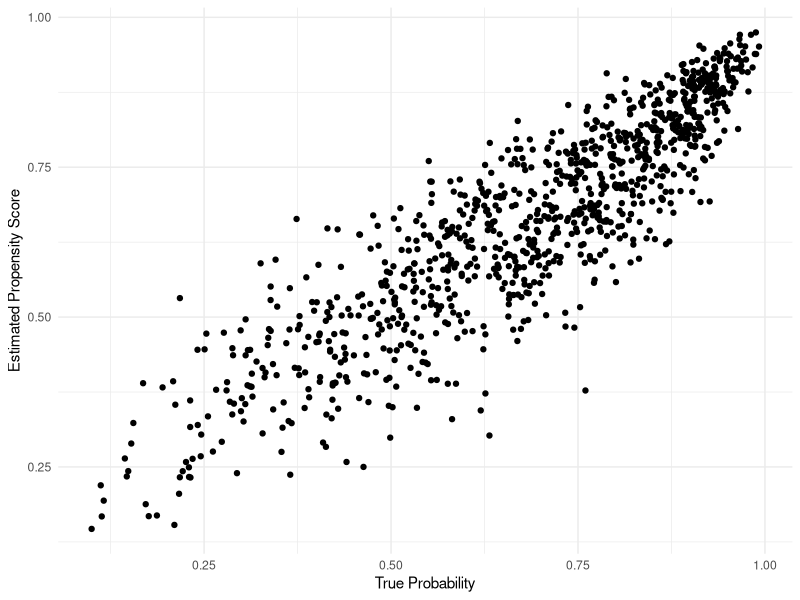

Recreate this plot in R. (Note: this script raises an error after producing the figure.)
## ---- chunk 1
library(tidyverse)
## ---- chunk 2
## =================================
## ========= generate data =========
expit <- function(x) {
  ifelse(x > 0, 1 / (1 + exp(-x)), exp(x) / (1 + exp(x)))
}

set.seed(123123)
nn <- 1000
U <- rnorm(nn)
true_xi <- c(1, -1)
zeta <- cbind(1, U) %*% as.matrix(true_xi) + rnorm(nn, sd = 0.5)
prob <- expit(zeta)
X <- rbinom(nn, 1, prob)

## ===================================================
## ========= fit a logistic regression model =========
ps_model <- glm(X ~ U, family = binomial)
summary(ps_model)
est_ps <- predict(ps_model, type = "response")

## =========================================================================
## ========= compare the estimate propensity score with the true probability
Fig1b1 <- data.frame(prob = prob, est_ps = est_ps) %>% 
  ggplot(aes(x = prob, y = est_ps)) + 
  geom_point() + 
  theme_minimal() + 
  labs(x = "True Probability", y = "Estimated Propensity Score")
Fig1b1
## save plot
# ggsave(file = "Fig1b1.pdf", plot = Fig1b1,width = 7, height = 7, 
#        path = "../../../FIGURE")
## ---- chunk 3
library(MASS)

## =================================
## ========= generate data =========

# PropOddsProbs <- function(u, xi00, xi01, xi1) {
#   eta0 <- xi00 - xi1 * u
#   eta1 <- xi01 - xi1 * u
#   p0 <- ifelse( eta0 > 0, 1 / (1+exp(-eta0)), exp(eta0) / (1+exp(eta0)) )
#   p2 <- ifelse( eta1 > 0, exp(-eta1) / (1 + exp(-eta1)),  1 / (1+exp(eta1)) )
#   p1 <- 1 - p0 - p2
#   return(data.frame(p0 = p0, p1 = p1, p2 = p2))
# }

set.seed(123123)
nn <- 1000      # sample size
U <- rnorm(nn)  # confounder

# probability matrix
xi00 <- -1
xi01 <- 1
xi1  <- 1
eta0 <- xi00 - xi1 * U + rnorm(nn, sd = 0.1)  ## add additional random errors
eta1 <- xi01 - xi1 * U + rnorm(nn, sd = 0.1)  ## add additional random errors
p0 <- ifelse( eta0 > 0, 1 / (1+exp(-eta0)), exp(eta0) / (1+exp(eta0)) )
p2 <- ifelse( eta1 > 0, exp(-eta1) / (1 + exp(-eta1)),  1 / (1+exp(eta1)) )
p1 <- 1 - p0 - p2
probs <- data.frame(p0 = p0, p1 = p1, p2 = p2)
# probs <- PropOddsProbs(U, Xi00, Xi01, Xi1)
Xorg <- t(apply(as.matrix(1:nrow(probs)), 1, 
                function(r)rmultinom(1, 1, probs[r, ])))
# Xorg[,k] indicates class k, k=0, 1, 2.
X <- as.factor(ifelse(Xorg[,1] == 1, 0, 
                      ifelse(Xorg[,2] == 1, 1, 2))) # aggregate Xorg as X
# table(X)
rm(eta0, eta1, p0, p1, p2, Xorg)

## ==============================================
## ========= fit an ordered logit model =========
ps_model <- polr(X ~ U, method = "logistic")
summary(ps_model)
ps <- predict(ps_model, type = "probs")

## =========================================================================
## ========= compare the estimate propensity score with the true probability
plt <- list()
for (ii in 0 : 2) {
  plt[[ii+1]] <- data.frame(probs, ps, X) %>%
    # filter(X == ii) %>%
    dplyr::select(probs = paste0("p", ii), ps = paste0("X", ii))  %>%
    ggplot(aes(x = probs, y = ps)) +
    geom_point() +
    labs(x = "Probability", y = "Estimated propensity score", 
         title = paste("X =", ii)) +
    theme_minimal()
  
  ggsave(file = paste0("Fig1b2_cl", ii, ".pdf"), width=7, height=7,
         path = "../../../FIGURE")
}
plt
## ---- chunk 4
library(nnet)

## =================================
## ========= generate data =========
# MultinomProbs <- function(u, xi00, xi01, xi10, xi11) {
#   eta0 <- xi00 + xi01 * u
#   eta1 <- xi10 + xi11 * u
#   p2 <- 1 / (1 + exp(eta0) + exp(eta1))
#   p0 <- exp(eta0) * p2
#   p1 <- exp(eta1) * p2
#   return(data.frame(p0 = p0, p1 = p1, p2 = p2))
# }

set.seed(1231234)
nn <- 1000  # sample size
U <- rnorm(nn)  # confounder

xi00 <- -0.5
xi01 <- 0.5
xi10 <- 0.5
xi11 <- -0.5
eta0 <- xi00 + xi01 * U + rnorm(nn, sd = 0.1)  # add additional random error
eta1 <- xi10 + xi11 * U + rnorm(nn, sd = 0.1)  # add additional random error
p2 <- 1 / (1 + exp(eta0) + exp(eta1))
p0 <- exp(eta0) * p2
p1 <- exp(eta1) * p2
probs <- data.frame(p0 = p0, p1 = p1, p2 = p2)
# xi <- c(xi00 = -0.8, xi01 = 0.8, xi10 = 0.5, xi11 = -0.5)
# probs <- MultinomProbs(U, xi["xi00"], xi["xi01"], xi["xi10"], xi["xi11"])


Xorg <- t(apply(as.matrix(1:nrow(probs)), 1, 
             function(r)rmultinom(1, 1, probs[r, ])))
# Xorg[,k] indicates class k, k=0, 1, 2. 
X <- as.factor(ifelse(Xorg[,1] == 1, 0, 
                      ifelse(Xorg[,2] == 1, 1, 2))) # aggregate Xorg as X
# table(X)
rm(eta0, eta1, p0, p1, p2, Xorg)

## =================================================
## ========= fit a multinomial logit model =========
ps_model <- multinom(X ~ U)
summary(ps_model)
ps <- predict(ps_model, type = "probs")

## =========================================================================
## ========= compare the estimate propensity score with the true probability
plt <- list()
for (ii in 0 : 2) {
  plt[[ii+1]] <- data.frame(probs, ps, X) %>%
    filter(X == ii) %>%
    dplyr::select(probs = paste0("p", ii), ps = paste0("X", ii))  %>%
    ggplot(aes(x = probs, y = ps)) +
    geom_point() +
    labs(x = "Probability", y = "Estimated propensity score", 
         title = paste("X =", ii)) +
    theme_minimal()
  
  ggsave(file = paste0("Fig1b3_cl", ii, ".pdf"), width=7, height=7,
         path = "../../../FIGURE")
}
plt
